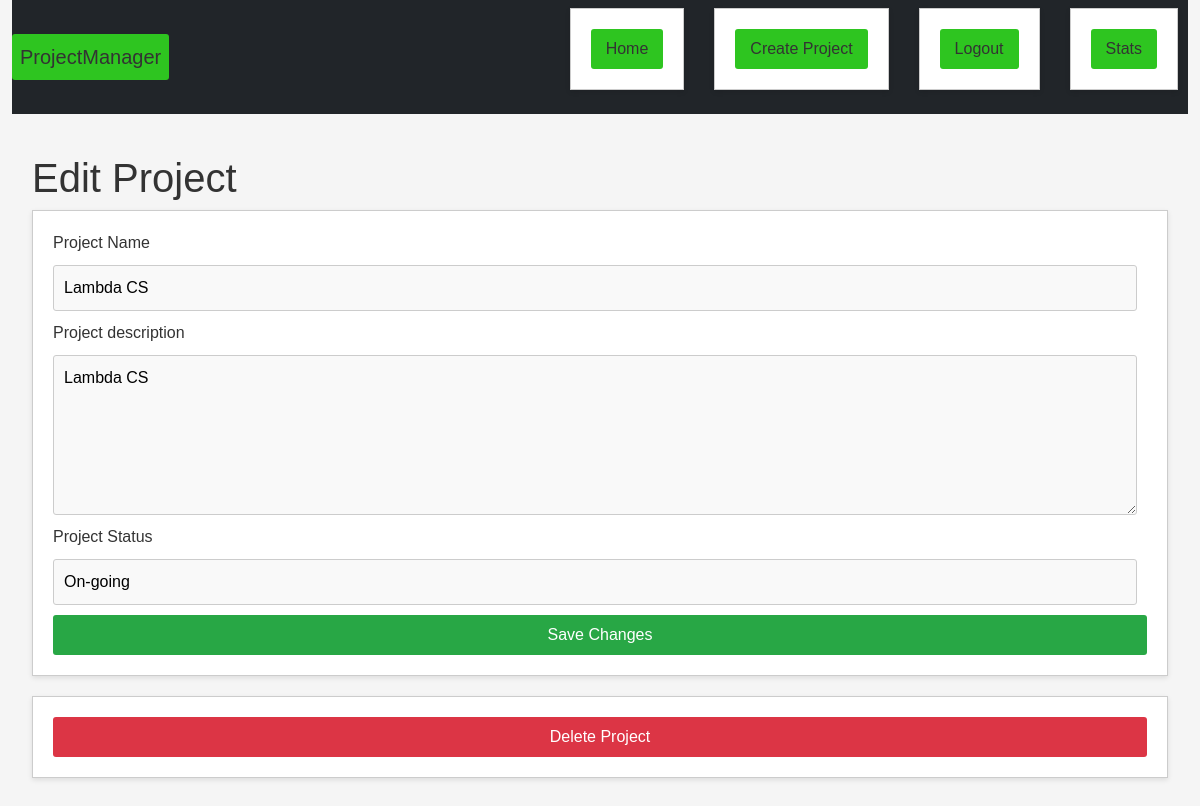
Page /edit/7 (signed in) on the committed database.
### models.py (models this page shows, shortened)
class Project(db.Model):
        __tablename__ = 'projects'  # specify the table name explicitly
        project_id = db.mapped_column(db.Integer, primary_key=True)
        name = db.mapped_column(db.String(100), nullable=False)
        description = db.mapped_column(db.String(100), nullable=False)
        status = db.mapped_column(db.String(100), nullable=False)
        created_at = db.mapped_column(db.DateTime, default=datetime.utcnow)
        managed_project_id = db.mapped_column(db.Integer, db.ForeignKey('users.id'), nullable=False)
        managed_project = db.relationship('User', backref=db.backref('projects', lazy=True))

### app.py (the view)
@app.route("/edit/<int:project_id>", methods=["GET"])
@login_required
def edit_page(project_id):
    project = Project.query.get_or_404(project_id)
    if not allow_edit(project):
        flash(f"Only this project's manager ({project.managed_project}) is allowed to edit it")
        return redirect(url_for("project", project_id=project.project_id))
    return render_template("edit.html", project=project)

### app.py (called while the page is built)
@login_manager.user_loader
def load_user(user_id):
    return User.query.get(int(user_id))

def allow_edit(project):
    return project.managed_project == current_user

### templates/edit.html
{% set title = "Edit Project" %}
{% extends 'base.html' %}
{% block content %}
    <form action="{{ url_for('edit_action', project_id=project.project_id) }}" method="POST">
        <label for="name">Project Name</label>
        <input type="text" name="name" value="{{ project.name }}" required>
        <label for="description">Project description</label>
        <textarea name="description" required>{{ project.description }}</textarea>
        <label for="status">Project Status</label>
        <input type="text" name="status" value="{{ project.status }}" required>
        <button type="submit">Save Changes</button>
    </form>
    <form action="{{ url_for('delete_action', project_id=project.project_id) }}" method="POST">
        <button type="submit" class="danger">Delete Project</button>
    </form>
{% endblock %}

### static/styles.css (style rules this page uses)
body { font-family: Arial, sans-serif; margin: 0; padding: 0; background-color: #f5f5f5; color: #333; }
form { margin-bottom: 20px; background-color: #fff; border: 1px solid #ccc; padding: 20px; box-shadow: 0 2px 5px rgba(0, 0, 0, 0.1); display: grid; grid-gap: 10px; }
input[type="text"], input[type="password"], textarea { padding: 10px; margin-right: 10px; border: 1px solid #ccc; border-radius: 3px; background-color: #f9f9f9; transition: border-color 0.3s ease; }
textarea { height: 10em; resize: vertical; }
button { padding: 8px 15px; background-color: #007bff; border: none; color: #fff; cursor: pointer; border-radius: 3px; transition: background-color 0.3s ease; }
button[type="submit"] { background-color: #28a745; }
button[type="submit"].danger { background-color: #dc3545; }

### rows in the picture
Project: name "Lambda CS", description "Lambda CS", status "On-going"

### other values in the picture
{{ title }} "Edit Project"
